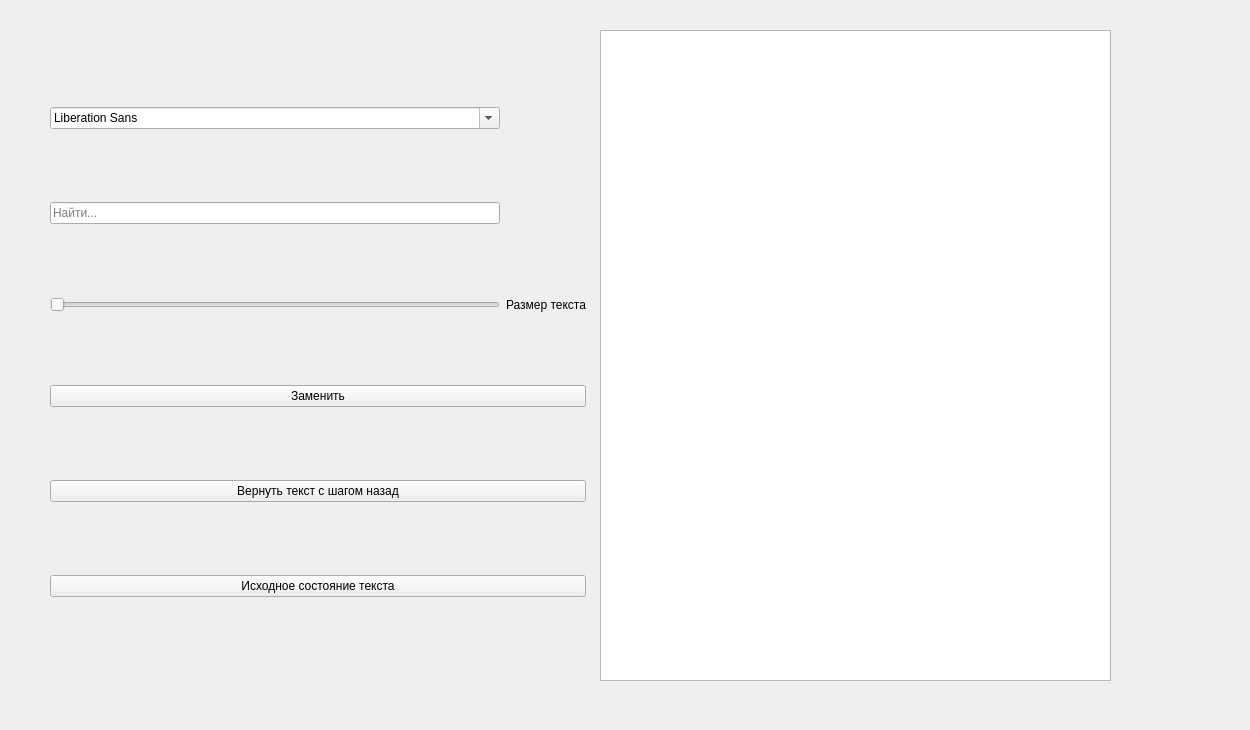
<?xml version="1.0" encoding="UTF-8"?>
<ui version="4.0">
 <class>ArdaEditorForm</class>
 <widget class="QWidget" name="ArdaEditorForm">
  <property name="geometry">
   <rect>
    <x>0</x>
    <y>0</y>
    <width>1250</width>
    <height>730</height>
   </rect>
  </property>
  <property name="minimumSize">
   <size>
    <width>1250</width>
    <height>730</height>
   </size>
  </property>
  <property name="maximumSize">
   <size>
    <width>1250</width>
    <height>730</height>
   </size>
  </property>
  <property name="windowTitle">
   <string>Form</string>
  </property>
  <property name="styleSheet">
   <string notr="true"/>
  </property>
  <widget class="QWidget" name="">
   <property name="geometry">
    <rect>
     <x>50</x>
     <y>40</y>
     <width>536</width>
     <height>629</height>
    </rect>
   </property>
   <layout class="QGridLayout" name="gridLayout">
    <item row="5" column="0" colspan="2">
     <widget class="QPushButton" name="btnSourceText">
      <property name="text">
       <string>Исходное состояние текста</string>
      </property>
     </widget>
    </item>
    <item row="3" column="0" colspan="2">
     <widget class="QPushButton" name="btnReplace">
      <property name="text">
       <string>Заменить</string>
      </property>
     </widget>
    </item>
    <item row="4" column="0" colspan="2">
     <widget class="QPushButton" name="btnCancel">
      <property name="text">
       <string>Вернуть текст с шагом назад</string>
      </property>
     </widget>
    </item>
    <item row="2" column="0">
     <widget class="QSlider" name="horizontalSlider">
      <property name="minimum">
       <number>20</number>
      </property>
      <property name="orientation">
       <enum>Qt::Orientation::Horizontal</enum>
      </property>
      <property name="tickInterval">
       <number>0</number>
      </property>
     </widget>
    </item>
    <item row="2" column="1">
     <widget class="QLabel" name="label">
      <property name="text">
       <string>Размер текста</string>
      </property>
     </widget>
    </item>
    <item row="1" column="0">
     <widget class="QLineEdit" name="lineEdit">
      <property name="placeholderText">
       <string>Найти...</string>
      </property>
     </widget>
    </item>
    <item row="0" column="0">
     <widget class="QFontComboBox" name="fontComboBox"/>
    </item>
   </layout>
  </widget>
  <widget class="QTextEdit" name="textEdit">
   <property name="geometry">
    <rect>
     <x>600</x>
     <y>30</y>
     <width>511</width>
     <height>651</height>
    </rect>
   </property>
  </widget>
 </widget>
 <resources/>
 <connections/>
</ui>
